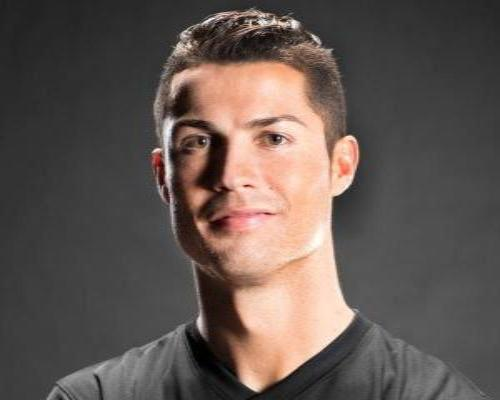
#> input picture 2_Image_Processing/2_Image_Blur/ron.jpg, 500 x 400 px
$ jupyter execute 3_Guassian.ipynb
#> lines starting #> are read from the running program, lines starting #| are printed output that depends on the picture
[cell 1]
import cv2,numpy as np
import matplotlib.pyplot as plt

def convert(img):
    plt.figure(figsize=(10,10))
    return cv2.cvtColor(img,cv2.COLOR_BGR2RGB)

[cell 2]
img = cv2.imread("./ron.jpg")
#> img is the input picture: shape (400, 500, 3); mean B, G, R 81.8, 86.9, 98.1

# Guassian blur

    Gaussian blur is the result of blurring an image by a Gaussian function.
    It is a widely used effect in graphics software, typically to reduce image noise and reduce detail.
    It is also used as a preprocessing stage before applying our machine learning or deep learning models.

### GaussianBlur(src, ksize, sigmaX[, dst[, sigmaY[, borderType]]]) -> dst
# note kernal value must be odd
        if sigmaY is zero, it is set to be equal to sigmaX,
        if both sigmas are zeros,they are computed from ksize.width and ksize.height,

[cell 3]
k = (3,3)
new = cv2.GaussianBlur(img,k,sigmaX=34,sigmaY=36)

new = np.hstack((img,new))
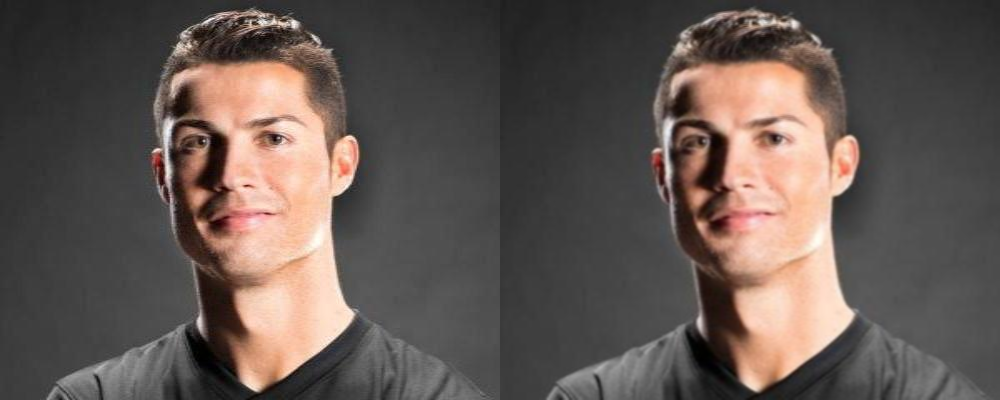
#> new: shape (400, 1000, 3); mean B, G, R 81.8, 86.9, 98.1

plt.imshow(convert(new))

# stretch image Horizontal

[cell 4]
k = (1,99)
new = cv2.GaussianBlur(img,k,sigmaX=0,sigmaY=0)
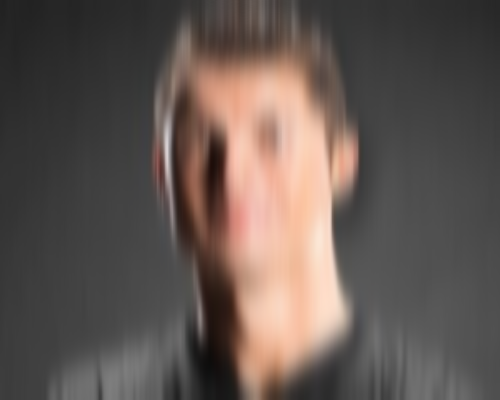
#> new: shape (400, 500, 3); mean B, G, R 81.8, 86.9, 98.2

new = np.hstack((img,new))
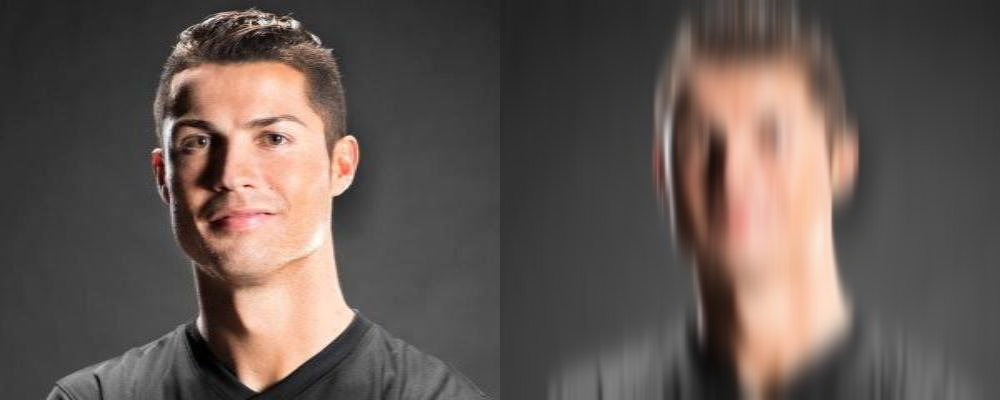
#> new: shape (400, 1000, 3); mean B, G, R 81.8, 86.9, 98.2

plt.imshow(convert(new))

# stretch image vertically

[cell 5]
k = (99,1)
new = cv2.GaussianBlur(img,k,sigmaX=0,sigmaY=0)
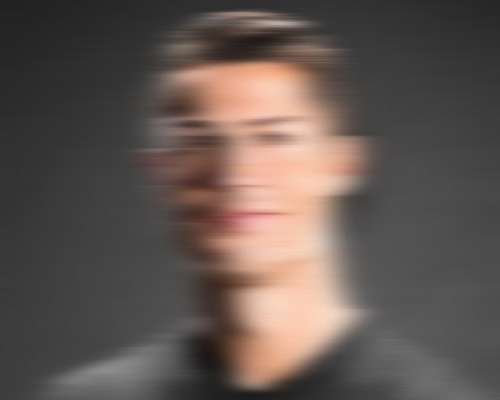
#> new: shape (400, 500, 3); mean B, G, R 81.8, 86.9, 98.1

new = np.hstack((img,new))
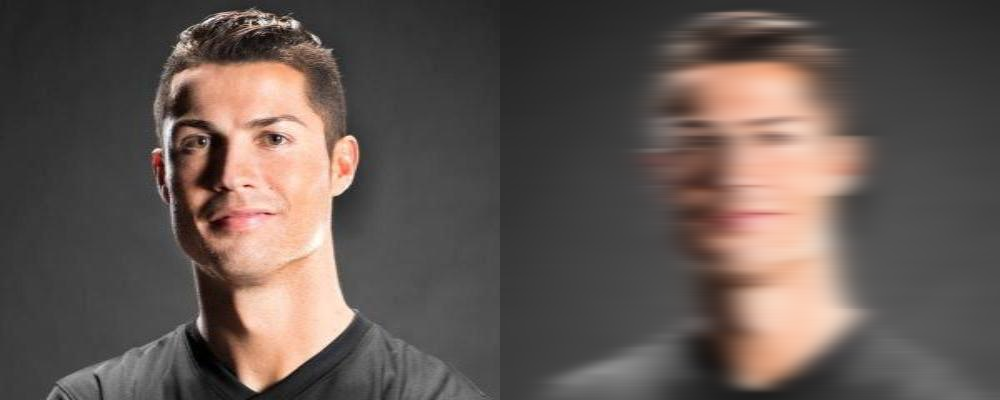
#> new: shape (400, 1000, 3); mean B, G, R 81.8, 86.9, 98.1

plt.imshow(convert(new))
